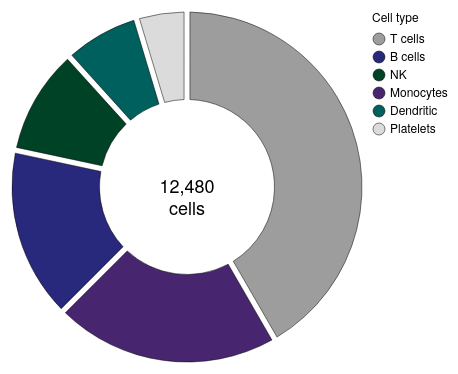

Specify this chart in Vega-Lite:
### Vega-Lite specification from a JSON file in a GitHub repository (floating-point values rounded to 4 significant figures)
{"background": null, "config": {"arc": {"fill": "#DBDBDB", "fillOpacity": 1.0, "innerRadius": 43.75, "padAngle": 0.03, "stroke": "black", "strokeOpacity": 1, "strokeWidth": 0.25}, "area": {"fill": "#DBDBDB", "fillOpacity": 1.0, "stroke": "black", "strokeOpacity": 1, "strokeWidth": 0.25}, "axis": {"domain": true, "domainCap": "round", "domainColor": "black", "domainWidth": 0.25, "grid": false, "gridCap": "round", "gridColor": "#F1F1F1", "gridDash": [0, 0], "gridOpacity": 1.0, "gridWidth": 0.25, "labelColor": "black", "labelFont": "Helvetica Neue, HelveticaNeue, Helvetica, Arial, sans-serif", "labelFontSize": 6, "labelFontStyle": "normal", "labelFontWeight": 400, "offset": 0, "ticks": true, "tickCap": "round", "tickColor": "black", "tickRound": false, "tickSize": 3.0, "tickWidth": 0.25, "titleColor": "black", "titleFont": "Helvetica Neue, HelveticaNeue, Helvetica, Arial, sans-serif", "titleFontSize": 6, "titleFontStyle": "normal", "titleFontWeight": 400}, "axisX": {"domain": true, "labelAlign": "center", "labelAngle": 0, "labels": true, "ticks": true, "translate": 0}, "axisY": {"domain": true, "labelAlign": "right", "labelAngle": 0, "labels": true, "ticks": true, "translate": 0}, "axisRight": {"domain": true, "labelAlign": "left", "labelAngle": 0, "labels": true, "ticks": true, "translate": 0}, "axisTop": {"domain": true, "labelAlign": "center", "labelAngle": 0, "labels": true, "ticks": true, "translate": 0}, "axisBand": {"tickOffset": 0}, "bar": {"fill": "#DBDBDB", "fillOpacity": 1.0, "stroke": "black", "strokeOpacity": 1, "strokeWidth": 0.25}, "boxplot": {"size": 15.75, "ticks": {"cornerRadius": 0.25, "fill": "black", "opacity": 1, "size": 7.875, "thickness": 0.25}, "box": {"fillOpacity": 1.0, "stroke": "black", "strokeOpacity": 1, "strokeWidth": 0.25}, "median": {"cornerRadius": 0, "fill": "black", "fillOpacity": 1.0, "opacity": 1, "size": 15.75, "thickness": 0.25}, "rule": {"fill": "black", "fillOpacity": 1.0, "size": 17.5, "stroke": "black", "strokeDash": [0, 0], "strokeOpacity": 1, "strokeWidth": 0.25}, "outliers": {"color": "black", "fill": "black", "fillOpacity": 1.0, "size": 0, "stroke": "black", "strokeOpacity": 1, "strokeWidth": 0.25}}, "circle": {"fill": "black", "fillOpacity": 1.0, "size": 2.188, "stroke": null, "strokeOpacity": 1, "strokeWidth": 0.25}, "errorband": {"band": {"fillOpacity": 0.6, "stroke": null, "strokeWidth": 0.25, "strokeOpacity": 1}, "borders": {"opacity": 0, "strokeOpacity": 1, "strokeWidth": 0.25}}, "errorbar": {"opacity": 1, "rule": {"strokeDash": [0, 0], "strokeWidth": 0.25}, "ticks": {"color": "black", "cornerRadius": 0.125, "opacity": 1, "size": 10.5, "thickness": 0.25}, "thickness": 0.25}, "font": "Helvetica Neue, HelveticaNeue, Helvetica, Arial, sans-serif", "geoshape": {"fill": "#DBDBDB", "fillOpacity": 1.0, "stroke": "black", "strokeOpacity": 1, "strokeWidth": 0.25}, "header": {"labelColor": "black", "labelFont": "Helvetica Neue, HelveticaNeue, Helvetica, Arial, sans-serif", "labelFontSize": 6, "labelFontStyle": "normal", "labelFontWeight": 400, "titleColor": "black", "titleFont": "Helvetica Neue, HelveticaNeue, Helvetica, Arial, sans-serif", "titleFontSize": 6, "titleFontStyle": "normal", "titleFontWeight": 400, "titlePadding": 0}, "legend": {"disable": false, "offset": 4.5, "titlePadding": 4, "labelOffset": 2, "gradientLabelOffset": 2, "columnPadding": 4, "rowPadding": 2, "gradientThickness": 5, "gradientOpacity": 1.0, "gradientStrokeColor": "black", "gradientStrokeWidth": 0.25, "labelColor": "black", "labelFont": "Helvetica Neue, HelveticaNeue, Helvetica, Arial, sans-serif", "labelFontSize": 6, "labelFontStyle": "normal", "labelFontWeight": 400, "strokeColor": "black", "strokeWidth": 0, "symbolSize": 36, "symbolStrokeColor": "black", "symbolStrokeWidth": 0.25, "titleColor": "black", "titleFont": "Helvetica Neue, HelveticaNeue, Helvetica, Arial, sans-serif", "titleFontSize": 6, "titleFontStyle": "normal", "titleFontWeight": 400}, "line": {"color": "black", "stroke": "black", "strokeCap": "butt", "strokeDash": [0, 0], "strokeOpacity": 1, "strokeWidth": 0.5}, "point": {"filled": true, "fill": "#DBDBDB", "fillOpacity": 1.0, "size": 8.75, "stroke": "black", "strokeOpacity": 1, "strokeWidth": 0.25}, "range": {"category": ["#9D9D9D", "#28287D", "#004225", "#47266F", "#00605D", "#DBDBDB", "#7983C1", "#6E927B", "#937FB4", "#699A97"], "diverging": {"scheme": ["#4F4265", "#6A5C82", "#85789D", "#A196B7", "#BDB5CE", "#D8D6DD", "#F6F6F6", "#CED8D7", "#9DBFBD", "#75A3A0", "#518683", "#326967", "#164D4B"]}, "heatmap": {"scheme": ["#440154", "#472270", "#433E82", "#38598C", "#2C728E", "#238A8D", "#24A086", "#39B578", "#5DC862", "#96D646", "#CAE02D", "#FDE724"]}, "ordinal": {"scheme": ["#F1F1F1", "#DBDBDB", "#C6C6C6", "#B2B2B2", "#9D9D9D", "#898989", "#767676", "#636363", "#515151", "#404040", "#2F2F2F", "#1F1F1F"]}, "ramp": {"scheme": ["#440154", "#472270", "#433E82", "#38598C", "#2C728E", "#238A8D", "#24A086", "#39B578", "#5DC862", "#96D646", "#CAE02D", "#FDE724"]}}, "rule": {"color": "black", "stroke": "black", "strokeCap": "round", "strokeDash": [2, 2], "strokeOpacity": 1, "strokeWidth": 0.25}, "scale": {"barBandPaddingInner": 0.1, "rectBandPaddingInner": 0, "tickBandPaddingInner": 0.1, "bandPaddingOuter": 0.1, "bandWithNestedOffsetPaddingInner": 0.2, "bandWithNestedOffsetPaddingOuter": 0.2, "offsetBandPaddingInner": 0, "offsetBandPaddingOuter": 0, "continuousPadding": 8.75, "round": false}, "rect": {"fill": "#DBDBDB", "fillOpacity": 1.0, "stroke": "black", "strokeOpacity": 1, "strokeWidth": 0.25}, "square": {"fill": "#DBDBDB", "fillOpacity": 1.0, "size": 17.5, "stroke": "black", "strokeOpacity": 1, "strokeWidth": 0.25}, "text": {"color": "black", "font": "Helvetica Neue, HelveticaNeue, Helvetica, Arial, sans-serif", "fontSize": 6, "fontStyle": "normal", "fontWeight": 400}, "tick": {"color": "black", "cornerRadius": 0.125, "opacity": 1.0, "size": 15.75, "thickness": 0.25}, "title": {"anchor": "middle", "frame": "group", "color": "black", "font": "Helvetica Neue, HelveticaNeue, Helvetica, Arial, sans-serif", "fontSize": 6, "fontStyle": "normal", "fontWeight": 400, "subtitleColor": "black", "subtitleFont": "Helvetica Neue, HelveticaNeue, Helvetica, Arial, sans-serif", "subtitleFontSize": 6, "subtitleFontStyle": "normal", "subtitleFontWeight": 400}, "trail": {"color": "black", "opacity": 1, "size": 0.5}, "view": {"continuousWidth": 175, "continuousHeight": 175, "discreteWidth": 175, "discreteHeight": 175, "fill": null, "stroke": null, "strokeWidth": 0.25}}, "layer": [{"data": {"name": "data-b2bdd333513c9b35ab5be7da88949bb7"}, "mark": {"type": "arc"}, "encoding": {"color": {"field": "cell type", "legend": {"title": "Cell type"}, "sort": ["T cells", "B cells", "NK", "Monocytes", "Dendritic", "Platelets"], "type": "nominal"}, "order": {"field": "cells", "sort": "descending", "type": "quantitative"}, "theta": {"field": "cells", "stack": true, "type": "quantitative"}}}, {"data": {"name": "data-06a8e6cc43b7a12013262361e69121aa"}, "mark": {"type": "text", "fontSize": 9, "lineBreak": "\n"}, "encoding": {"text": {"field": "label", "type": "nominal"}}}], "$schema": "https://vega.github.io/schema/vega-lite/v6.4.1.json", "datasets": {"data-b2bdd333513c9b35ab5be7da88949bb7": [{"cell type": "T cells", "cells": 5200}, {"cell type": "B cells", "cells": 1980}, {"cell type": "NK", "cells": 1240}, {"cell type": "Monocytes", "cells": 2600}, {"cell type": "Dendritic", "cells": 880}, {"cell type": "Platelets", "cells": 580}], "data-06a8e6cc43b7a12013262361e69121aa": [{"label": "12,480\ncells"}]}}
